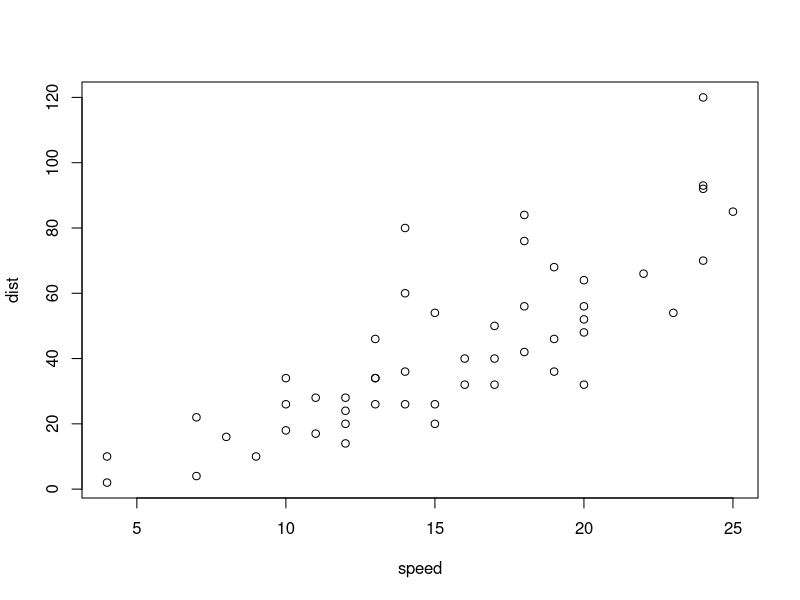
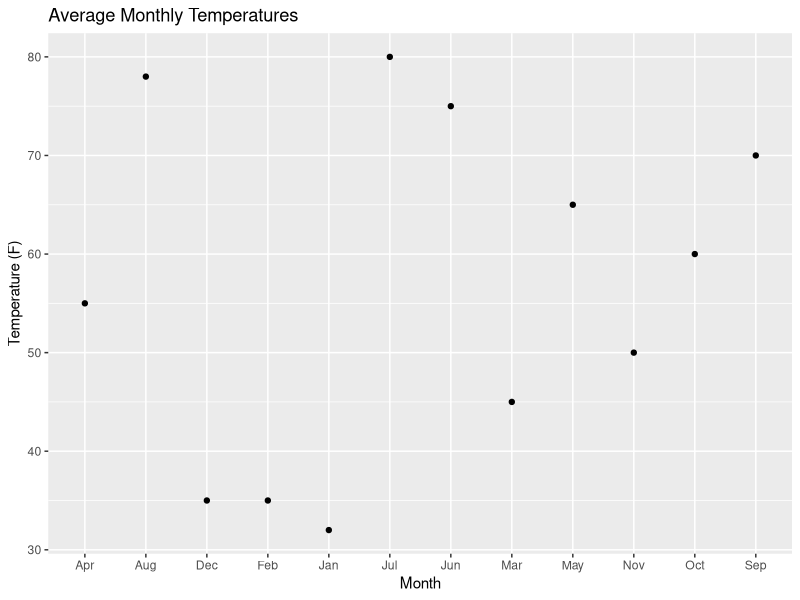
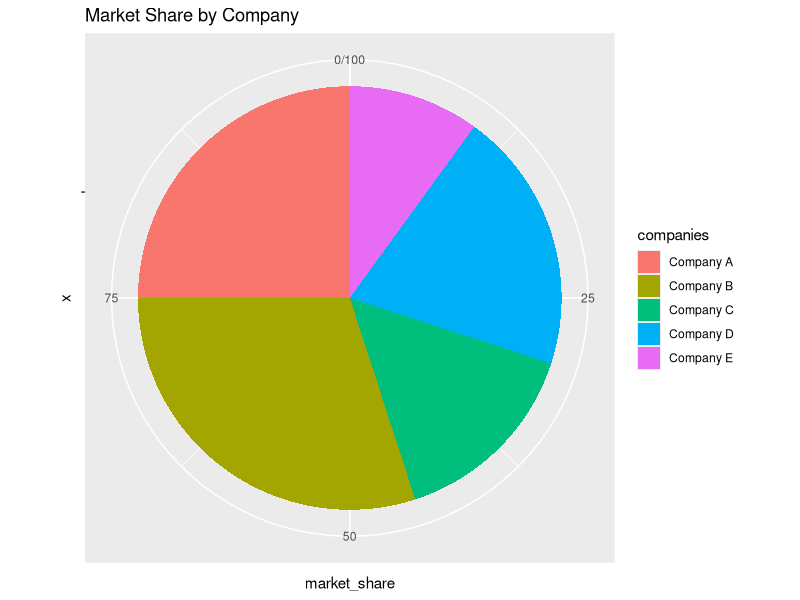

Write the R code that produced these figures, in order.
## ---- chunk 1
a <- c(1, 2, 3)
b <- c(4, 5, 6)
c <- a + b  # c will be c(5, 7, 9)
## ---- chunk 2
plot(cars)
## ---- chunk 3
library(magrittr)
# Generate samples and calculate mean of positive values
mean_value <- rnorm(1000) %>% 
  { .[. < 0] <- NA; . } %>%
  mean(na.rm = TRUE)

print(paste("The mean of the positive samples is:", mean_value))

## ---- chunk 4
library(dplyr)
# Create a sample data frame
df <- data.frame(t = c(1, 2, 3, 4, 5), 
                 y = c(1.1, 2.1, 2.9, 3.8, 5.2))

# Compute RMSE using a pipeline
rmse <- df %>% 
  mutate(sq_diff = (t - y)^2) %>%
  summarise(mean_sq_diff = mean(sq_diff)) %>%  
  mutate(rmse = sqrt(mean_sq_diff)) %>%
  pull(rmse)

print(paste("Root Mean Square Error is:", rmse))
## ---- chunk 5
# Custom function to illustrate the use of seq() in R
generate_sequence <- function(from = 1, to = 10, by = 1, length.out = NULL, along.with = NULL) {
  
  if (!is.null(along.with)) {
    return(seq(along.with = along.with))
  }
  
  if (!is.null(length.out)) {
    return(seq(from = from, to = to, length.out = length.out))
  }
  
  return(seq(from = from, to = to, by = by))
}

# Examples
print("Sequence from 1 to 10 by 1:")
print(generate_sequence())
print("Sequence from 5 to 50 by 5:")
print(generate_sequence(from = 5, to = 50, by = 5))
print("Sequence with length 5, from 0 to 1:")
print(generate_sequence(from = 0, to = 1, length.out = 5))
## ---- chunk 6
# Create a numeric vector
num_vector <- c(12, 5, 8, 33, 7)

# Get the ranks of the elements
ranks <- rank(num_vector)

print(paste("Original vector:", toString(num_vector)))
print(paste("Ranks:", toString(ranks)))

# Get the indices that would sort the ranks
sorted_rank_indices <- order(ranks)

sorted_by_rank_vector <- num_vector[sorted_rank_indices]

print(paste("Sorted indices of ranks:", toString(sorted_rank_indices)))
print(paste("Vector sorted by ranks:", toString(sorted_by_rank_vector)))
## ---- chunk 7
# Load the ggplot2 package
library(ggplot2)

# Create data frame for average monthly temperatures
months <- c("Jan", "Feb", "Mar", "Apr", "May", "Jun", "Jul", "Aug", "Sep", "Oct", "Nov", "Dec")
temperatures <- c(32, 35, 45, 55, 65, 75, 80, 78, 70, 60, 50, 35)
data <- data.frame(months, temperatures)

# Generate the line chart
ggplot(data, aes(x = months, y = temperatures)) +
  geom_line() +
  geom_point() +
  ggtitle("Average Monthly Temperatures") +
  xlab("Month") +
  ylab("Temperature (F)")
## ---- chunk 8
# Create data frame for market share
companies <- c("Company A", "Company B", "Company C", "Company D", "Company E")
market_share <- c(25, 30, 15, 20, 10)
data_market <- data.frame(companies, market_share)

# Generate the pie chart
ggplot(data_market, aes(x = "", y = market_share, fill = companies)) +
  geom_bar(width = 1, stat = "identity") +
  coord_polar("y") +
  ggtitle("Market Share by Company")
